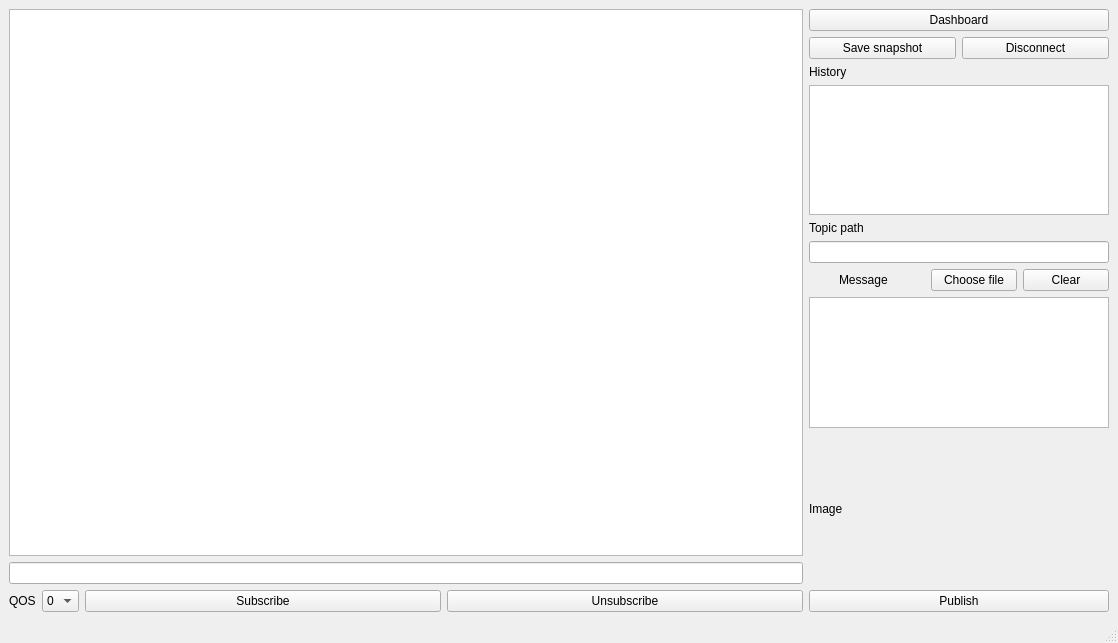
<?xml version="1.0" encoding="UTF-8"?>

<!---
File:        dashboard.ui                                
Case:        VUT, FIT, ICP, project                                      
Author:      Vladislav Sokolovskii, xsokol15@stud.fit.vutbr.cz        
Date:        summer semester 2021
Brief:       Design of the main window.      
-->

<ui version="4.0">
 <class>MainWindow</class>
 <widget class="QMainWindow" name="MainWindow">
  <property name="geometry">
   <rect>
    <x>0</x>
    <y>0</y>
    <width>1118</width>
    <height>643</height>
   </rect>
  </property>
  <property name="windowTitle">
   <string>MainWindow</string>
  </property>
  <widget class="QWidget" name="centralwidget">
   <layout class="QVBoxLayout" name="verticalLayout_2">
    <item>
     <layout class="QHBoxLayout" name="horizontalLayout">
      <property name="topMargin">
       <number>0</number>
      </property>
      <item>
       <layout class="QVBoxLayout" name="tree">
        <property name="leftMargin">
         <number>0</number>
        </property>
        <item>
         <widget class="QTreeView" name="messageList">
          <property name="horizontalScrollBarPolicy">
           <enum>Qt::ScrollBarAlwaysOff</enum>
          </property>
          <property name="sizeAdjustPolicy">
           <enum>QAbstractScrollArea::AdjustToContentsOnFirstShow</enum>
          </property>
          <attribute name="headerCascadingSectionResizes">
           <bool>true</bool>
          </attribute>
          <attribute name="headerDefaultSectionSize">
           <number>100</number>
          </attribute>
         </widget>
        </item>
        <item>
         <widget class="QLineEdit" name="topic">
          <property name="text">
           <string/>
          </property>
         </widget>
        </item>
        <item>
         <layout class="QHBoxLayout" name="horizontalLayout_2">
          <property name="topMargin">
           <number>0</number>
          </property>
          <item>
           <widget class="QLabel" name="label_4">
            <property name="sizePolicy">
             <sizepolicy hsizetype="Fixed" vsizetype="Preferred">
              <horstretch>0</horstretch>
              <verstretch>0</verstretch>
             </sizepolicy>
            </property>
            <property name="text">
             <string>QOS</string>
            </property>
           </widget>
          </item>
          <item>
           <widget class="QComboBox" name="qos">
            <property name="sizePolicy">
             <sizepolicy hsizetype="Fixed" vsizetype="Fixed">
              <horstretch>0</horstretch>
              <verstretch>0</verstretch>
             </sizepolicy>
            </property>
            <item>
             <property name="text">
              <string>0</string>
             </property>
            </item>
            <item>
             <property name="text">
              <string>1</string>
             </property>
            </item>
            <item>
             <property name="text">
              <string>2</string>
             </property>
            </item>
           </widget>
          </item>
          <item>
           <widget class="QPushButton" name="subscribe">
            <property name="text">
             <string>Subscribe</string>
            </property>
           </widget>
          </item>
          <item>
           <widget class="QPushButton" name="unsubscribe">
            <property name="text">
             <string>Unsubscribe</string>
            </property>
           </widget>
          </item>
         </layout>
        </item>
       </layout>
      </item>
      <item>
       <layout class="QVBoxLayout" name="verticalLayout_5">
        <property name="leftMargin">
         <number>0</number>
        </property>
        <item>
         <widget class="QPushButton" name="dashboard">
          <property name="text">
           <string>Dashboard</string>
          </property>
         </widget>
        </item>
        <item>
         <layout class="QHBoxLayout" name="horizontalLayout_4">
          <property name="topMargin">
           <number>0</number>
          </property>
          <property name="rightMargin">
           <number>0</number>
          </property>
          <item>
           <widget class="QPushButton" name="save_snapshot">
            <property name="text">
             <string>Save snapshot</string>
            </property>
           </widget>
          </item>
          <item>
           <widget class="QPushButton" name="disconnect">
            <property name="text">
             <string>Disconnect</string>
            </property>
           </widget>
          </item>
         </layout>
        </item>
        <item>
         <spacer name="verticalSpacer">
          <property name="orientation">
           <enum>Qt::Vertical</enum>
          </property>
          <property name="sizeHint" stdset="0">
           <size>
            <width>20</width>
            <height>40</height>
           </size>
          </property>
         </spacer>
        </item>
        <item>
         <widget class="QLabel" name="label">
          <property name="text">
           <string>History</string>
          </property>
         </widget>
        </item>
        <item>
         <widget class="QListWidget" name="listWidget">
          <property name="sizePolicy">
           <sizepolicy hsizetype="Preferred" vsizetype="Expanding">
            <horstretch>0</horstretch>
            <verstretch>0</verstretch>
           </sizepolicy>
          </property>
          <property name="minimumSize">
           <size>
            <width>300</width>
            <height>0</height>
           </size>
          </property>
          <property name="maximumSize">
           <size>
            <width>100</width>
            <height>16777215</height>
           </size>
          </property>
         </widget>
        </item>
        <item>
         <widget class="QLabel" name="label_2">
          <property name="text">
           <string>Topic path</string>
          </property>
         </widget>
        </item>
        <item>
         <widget class="QLineEdit" name="path">
          <property name="sizePolicy">
           <sizepolicy hsizetype="Minimum" vsizetype="Fixed">
            <horstretch>0</horstretch>
            <verstretch>0</verstretch>
           </sizepolicy>
          </property>
          <property name="text">
           <string/>
          </property>
         </widget>
        </item>
        <item>
         <layout class="QHBoxLayout" name="horizontalLayout_3">
          <property name="leftMargin">
           <number>30</number>
          </property>
          <property name="topMargin">
           <number>0</number>
          </property>
          <item>
           <widget class="QLabel" name="label_3">
            <property name="text">
             <string>Message</string>
            </property>
           </widget>
          </item>
          <item>
           <widget class="QPushButton" name="chooseFile">
            <property name="sizePolicy">
             <sizepolicy hsizetype="Preferred" vsizetype="Fixed">
              <horstretch>0</horstretch>
              <verstretch>0</verstretch>
             </sizepolicy>
            </property>
            <property name="minimumSize">
             <size>
              <width>30</width>
              <height>0</height>
             </size>
            </property>
            <property name="text">
             <string>Choose file</string>
            </property>
           </widget>
          </item>
          <item>
           <widget class="QPushButton" name="clear">
            <property name="text">
             <string>Clear</string>
            </property>
           </widget>
          </item>
         </layout>
        </item>
        <item>
         <layout class="QHBoxLayout" name="horizontalLayout_5">
          <property name="leftMargin">
           <number>0</number>
          </property>
          <property name="topMargin">
           <number>0</number>
          </property>
          <item>
           <widget class="QPlainTextEdit" name="msg_to_publish">
            <property name="sizePolicy">
             <sizepolicy hsizetype="Minimum" vsizetype="Expanding">
              <horstretch>0</horstretch>
              <verstretch>0</verstretch>
             </sizepolicy>
            </property>
            <property name="plainText">
             <string/>
            </property>
           </widget>
          </item>
         </layout>
        </item>
        <item>
         <widget class="QLabel" name="img_label">
          <property name="sizePolicy">
           <sizepolicy hsizetype="Minimum" vsizetype="Minimum">
            <horstretch>0</horstretch>
            <verstretch>0</verstretch>
           </sizepolicy>
          </property>
          <property name="minimumSize">
           <size>
            <width>100</width>
            <height>150</height>
           </size>
          </property>
          <property name="maximumSize">
           <size>
            <width>300</width>
            <height>450</height>
           </size>
          </property>
          <property name="text">
           <string>Image</string>
          </property>
         </widget>
        </item>
        <item>
         <widget class="QPushButton" name="publish">
          <property name="text">
           <string>Publish</string>
          </property>
         </widget>
        </item>
       </layout>
      </item>
     </layout>
    </item>
   </layout>
  </widget>
  <widget class="QMenuBar" name="menubar">
   <property name="geometry">
    <rect>
     <x>0</x>
     <y>0</y>
     <width>1118</width>
     <height>22</height>
    </rect>
   </property>
  </widget>
  <widget class="QStatusBar" name="statusbar"/>
 </widget>
 <resources/>
 <connections/>
</ui>
